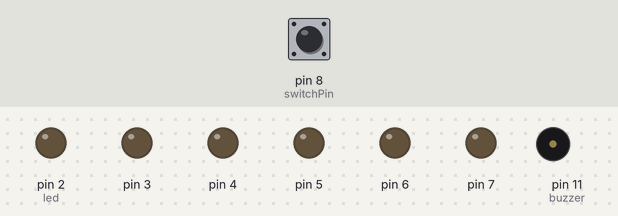
Bench run of a sketch on a simulated Arduino Uno, built with avr-gcc and run on an emulated ATmega328P. Parts: output pins drawn as LEDs (lit = HIGH), buzzer (waves = sounding). The inputs (shaded band) are chosen by the test bench; at power-on: pin 8 (switchPin) LOW.

Above: at 0.1 s.
At 1.1 s:
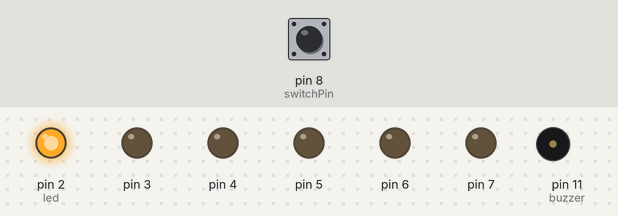
At 2.1 s:
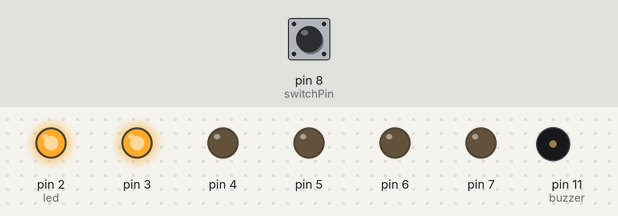
At 3.1 s:
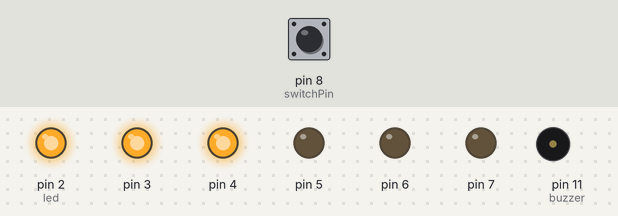
At 5.1 s:
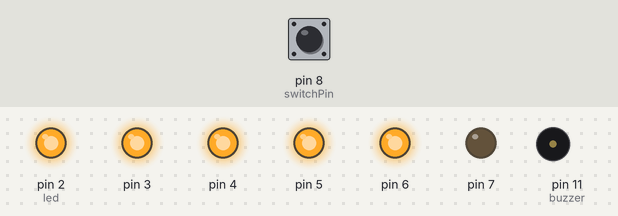
At 37.7 s:
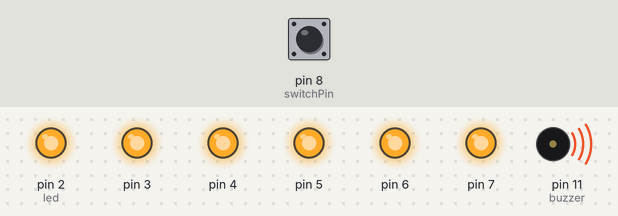
Timing chart, 0 to 40.0 s (numbered marks = the images above):
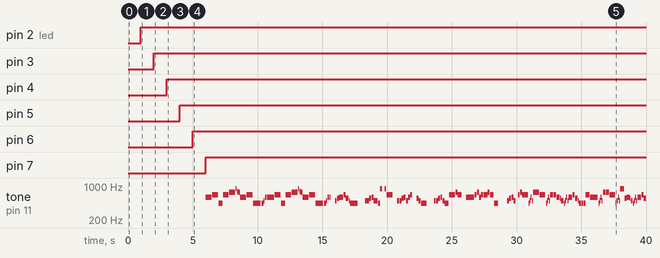

The sketch:

hourglassRing.ino
```cpp
//======================================================================
// Controller code for a simple hourglass application
// Daniel Luoma, 2021
//======================================================================
#define NOTE_B0  31
#define NOTE_C1  33
#define NOTE_CS1 35
#define NOTE_D1  37
#define NOTE_DS1 39
#define NOTE_E1  41
#define NOTE_F1  44
#define NOTE_FS1 46
#define NOTE_G1  49
#define NOTE_GS1 52
#define NOTE_A1  55
#define NOTE_AS1 58
#define NOTE_B1  62
#define NOTE_C2  65
#define NOTE_CS2 69
#define NOTE_D2  73
#define NOTE_DS2 78
#define NOTE_E2  82
#define NOTE_F2  87
#define NOTE_FS2 93
#define NOTE_G2  98
#define NOTE_GS2 104
#define NOTE_A2  110
#define NOTE_AS2 117
#define NOTE_B2  123
#define NOTE_C3  131
#define NOTE_CS3 139
#define NOTE_D3  147
#define NOTE_DS3 156
#define NOTE_E3  165
#define NOTE_F3  175
#define NOTE_FS3 185
#define NOTE_G3  196
#define NOTE_GS3 208
#define NOTE_A3  220
#define NOTE_AS3 233
#define NOTE_B3  247
#define NOTE_C4  262
#define NOTE_CS4 277
#define NOTE_D4  294
#define NOTE_DS4 311
#define NOTE_E4  330
#define NOTE_F4  349
#define NOTE_FS4 370
#define NOTE_G4  392
#define NOTE_GS4 415
#define NOTE_A4  440
#define NOTE_AS4 466
#define NOTE_B4  494
#define NOTE_C5  523
#define NOTE_CS5 554
#define NOTE_D5  587
#define NOTE_DS5 622
#define NOTE_E5  659
#define NOTE_F5  698
#define NOTE_FS5 740
#define NOTE_G5  784
#define NOTE_GS5 831
#define NOTE_A5  880
#define NOTE_AS5 932
#define NOTE_B5  988
#define NOTE_C6  1047
#define NOTE_CS6 1109
#define NOTE_D6  1175
#define NOTE_DS6 1245
#define NOTE_E6  1319
#define NOTE_F6  1397
#define NOTE_FS6 1480
#define NOTE_G6  1568
#define NOTE_GS6 1661
#define NOTE_A6  1760
#define NOTE_AS6 1865
#define NOTE_B6  1976
#define NOTE_C7  2093
#define NOTE_CS7 2217
#define NOTE_D7  2349
#define NOTE_DS7 2489
#define NOTE_E7  2637
#define NOTE_F7  2794
#define NOTE_FS7 2960
#define NOTE_G7  3136
#define NOTE_GS7 3322
#define NOTE_A7  3520
#define NOTE_AS7 3729
#define NOTE_B7  3951
#define NOTE_C8  4186
#define NOTE_CS8 4435
#define NOTE_D8  4699
#define NOTE_DS8 4978
#define REST      0

// change this to make the song slower or faster
int tempo = 180;

// change this to whichever pin you want to use
int buzzer = 11;

// notes of the moledy followed by the duration.
// a 4 means a quarter note, 8 an eighteenth , 16 sixteenth, so on
// !!negative numbers are used to represent dotted notes,
// so -4 means a dotted quarter note, that is, a quarter plus an eighteenth!!
int melody[] = {

  // Never Gonna Give You Up - Rick Astley
  // Score available at https://musescore.com/chlorondria_5/never-gonna-give-you-up_alto-sax
  // Arranged by Chlorondria

  NOTE_D5,-4, NOTE_E5,-4, NOTE_A4,4, //1
  NOTE_E5,-4, NOTE_FS5,-4, NOTE_A5,16, NOTE_G5,16, NOTE_FS5,8,
  NOTE_D5,-4, NOTE_E5,-4, NOTE_A4,2,
  NOTE_A4,16, NOTE_A4,16, NOTE_B4,16, NOTE_D5,8, NOTE_D5,16,
  NOTE_D5,-4, NOTE_E5,-4, NOTE_A4,4, //repeat from 1
  NOTE_E5,-4, NOTE_FS5,-4, NOTE_A5,16, NOTE_G5,16, NOTE_FS5,8,
  NOTE_D5,-4, NOTE_E5,-4, NOTE_A4,2,
  NOTE_A4,16, NOTE_A4,16, NOTE_B4,16, NOTE_D5,8, NOTE_D5,16,
  REST,4, NOTE_B4,8, NOTE_CS5,8, NOTE_D5,8, NOTE_D5,8, NOTE_E5,8, NOTE_CS5,-8,
  NOTE_B4,16, NOTE_A4,2, REST,4,

  REST,8, NOTE_B4,8, NOTE_B4,8, NOTE_CS5,8, NOTE_D5,8, NOTE_B4,4, NOTE_A4,8, //7
  NOTE_A5,8, REST,8, NOTE_A5,8, NOTE_E5,-4, REST,4,
  NOTE_B4,8, NOTE_B4,8, NOTE_CS5,8, NOTE_D5,8, NOTE_B4,8, NOTE_D5,8, NOTE_E5,8, REST,8,
  REST,8, NOTE_CS5,8, NOTE_B4,8, NOTE_A4,-4, REST,4,
  REST,8, NOTE_B4,8, NOTE_B4,8, NOTE_CS5,8, NOTE_D5,8, NOTE_B4,8, NOTE_A4,4,
  NOTE_E5,8, NOTE_E5,8, NOTE_E5,8, NOTE_FS5,8, NOTE_E5,4, REST,4,

  NOTE_D5,2, NOTE_E5,8, NOTE_FS5,8, NOTE_D5,8, //13
  NOTE_E5,8, NOTE_E5,8, NOTE_E5,8, NOTE_FS5,8, NOTE_E5,4, NOTE_A4,4,
  REST,2, NOTE_B4,8, NOTE_CS5,8, NOTE_D5,8, NOTE_B4,8,
  REST,8, NOTE_E5,8, NOTE_FS5,8, NOTE_E5,-4, NOTE_A4,16, NOTE_B4,16, NOTE_D5,16, NOTE_B4,16,
  NOTE_FS5,-8, NOTE_FS5,-8, NOTE_E5,-4, NOTE_A4,16, NOTE_B4,16, NOTE_D5,16, NOTE_B4,16,

  NOTE_E5,-8, NOTE_E5,-8, NOTE_D5,-8, NOTE_CS5,16, NOTE_B4,-8, NOTE_A4,16, NOTE_B4,16, NOTE_D5,16, NOTE_B4,16, //18
  NOTE_D5,4, NOTE_E5,8, NOTE_CS5,-8, NOTE_B4,16, NOTE_A4,8, NOTE_A4,8, NOTE_A4,8,
  NOTE_E5,4, NOTE_D5,2, NOTE_A4,16, NOTE_B4,16, NOTE_D5,16, NOTE_B4,16,
  NOTE_FS5,-8, NOTE_FS5,-8, NOTE_E5,-4, NOTE_A4,16, NOTE_B4,16, NOTE_D5,16, NOTE_B4,16,
  NOTE_A5,4, NOTE_CS5,8, NOTE_D5,-8, NOTE_CS5,16, NOTE_B4,8, NOTE_A4,16, NOTE_B4,16, NOTE_D5,16, NOTE_B4,16,

  NOTE_D5,4, NOTE_E5,8, NOTE_CS5,-8, NOTE_B4,16, NOTE_A4,4, NOTE_A4,8,  //23
  NOTE_E5,4, NOTE_D5,2, REST,4,
  REST,8, NOTE_B4,8, NOTE_D5,8, NOTE_B4,8, NOTE_D5,8, NOTE_E5,4, REST,8,
  REST,8, NOTE_CS5,8, NOTE_B4,8, NOTE_A4,-4, REST,4,
  REST,8, NOTE_B4,8, NOTE_B4,8, NOTE_CS5,8, NOTE_D5,8, NOTE_B4,8, NOTE_A4,4,
  REST,8, NOTE_A5,8, NOTE_A5,8, NOTE_E5,8, NOTE_FS5,8, NOTE_E5,8, NOTE_D5,8,

  REST,8, NOTE_A4,8, NOTE_B4,8, NOTE_CS5,8, NOTE_D5,8, NOTE_B4,8, //29
  REST,8, NOTE_CS5,8, NOTE_B4,8, NOTE_A4,-4, REST,4,
  NOTE_B4,8, NOTE_B4,8, NOTE_CS5,8, NOTE_D5,8, NOTE_B4,8, NOTE_A4,4, REST,8,
  REST,8, NOTE_E5,8, NOTE_E5,8, NOTE_FS5,4, NOTE_E5,-4,
  NOTE_D5,2, NOTE_D5,8, NOTE_E5,8, NOTE_FS5,8, NOTE_E5,4,
  NOTE_E5,8, NOTE_E5,8, NOTE_FS5,8, NOTE_E5,8, NOTE_A4,8, NOTE_A4,4,

  REST,-4, NOTE_A4,8, NOTE_B4,8, NOTE_CS5,8, NOTE_D5,8, NOTE_B4,8, //35
  REST,8, NOTE_E5,8, NOTE_FS5,8, NOTE_E5,-4, NOTE_A4,16, NOTE_B4,16, NOTE_D5,16, NOTE_B4,16,
  NOTE_FS5,-8, NOTE_FS5,-8, NOTE_E5,-4, NOTE_A4,16, NOTE_B4,16, NOTE_D5,16, NOTE_B4,16,
  NOTE_E5,-8, NOTE_E5,-8, NOTE_D5,-8, NOTE_CS5,16, NOTE_B4,8, NOTE_A4,16, NOTE_B4,16, NOTE_D5,16, NOTE_B4,16,
  NOTE_D5,4, NOTE_E5,8, NOTE_CS5,-8, NOTE_B4,16, NOTE_A4,4, NOTE_A4,8,

   NOTE_E5,4, NOTE_D5,2, NOTE_A4,16, NOTE_B4,16, NOTE_D5,16, NOTE_B4,16, //40
  NOTE_FS5,-8, NOTE_FS5,-8, NOTE_E5,-4, NOTE_A4,16, NOTE_B4,16, NOTE_D5,16, NOTE_B4,16,
  NOTE_A5,4, NOTE_CS5,8, NOTE_D5,-8, NOTE_CS5,16, NOTE_B4,8, NOTE_A4,16, NOTE_B4,16, NOTE_D5,16, NOTE_B4,16,
  NOTE_D5,4, NOTE_E5,8, NOTE_CS5,-8, NOTE_B4,16, NOTE_A4,4, NOTE_A4,8,
  NOTE_E5,4, NOTE_D5,2, NOTE_A4,16, NOTE_B4,16, NOTE_D5,16, NOTE_B4,16,

  NOTE_FS5,-8, NOTE_FS5,-8, NOTE_E5,-4, NOTE_A4,16, NOTE_B4,16, NOTE_D5,16, NOTE_B4,16, //45
  NOTE_A5,4, NOTE_CS5,8, NOTE_D5,-8, NOTE_CS5,16, NOTE_B4,8, NOTE_A4,16, NOTE_B4,16, NOTE_D5,16, NOTE_B4,16,
  NOTE_D5,4, NOTE_E5,8, NOTE_CS5,-8, NOTE_B4,16, NOTE_A4,4, NOTE_A4,8,
  NOTE_E5,4, NOTE_D5,2, NOTE_A4,16, NOTE_B4,16, NOTE_D5,16, NOTE_B4,16,
  NOTE_FS5,-8, NOTE_FS5,-8, NOTE_E5,-4, NOTE_A4,16, NOTE_B4,16, NOTE_D5,16, NOTE_B4,16, //45

  NOTE_A5,4, NOTE_CS5,8, NOTE_D5,-8, NOTE_CS5,16, NOTE_B4,8, NOTE_A4,16, NOTE_B4,16, NOTE_D5,16, NOTE_B4,16,
  NOTE_D5,4, NOTE_E5,8, NOTE_CS5,-8, NOTE_B4,16, NOTE_A4,4, NOTE_A4,8,

  NOTE_E5,4, NOTE_D5,2, REST,4
};

// sizeof gives the number of bytes, each int value is composed of two bytes (16 bits)
// there are two values per note (pitch and duration), so for each note there are four bytes
int notes = sizeof(melody) / sizeof(melody[0]) / 2;

// this calculates the duration of a whole note in ms
int wholenote = (60000 * 4) / tempo;

int divider = 0, noteDuration = 0;

const int switchPin = 8;
unsigned long previousTime = 0;

int switchState = 0;
int prevSwitchState = 0;


int led = 2;

long interval = 1000; //milliseconds


void nokiaRingtone() {
  // iterate over the notes of the melody.
  // Remember, the array is twice the number of notes (notes + durations)
  for (int thisNote = 0; thisNote < notes * 2; thisNote = thisNote + 2) {

    // calculates the duration of each note
    divider = melody[thisNote + 1];
    if (divider > 0) {
      // regular note, just proceed
      noteDuration = (wholenote) / divider;
    } else if (divider < 0) {
      // dotted notes are represented with negative durations!!
      noteDuration = (wholenote) / abs(divider);
      noteDuration *= 1.5; // increases the duration in half for dotted notes
    }

    // we only play the note for 90% of the duration, leaving 10% as a pause
    tone(buzzer, melody[thisNote], noteDuration * 0.9);

    // Wait for the specief duration before playing the next note.
    delay(noteDuration);

    // stop the waveform generation before the next note.
    noTone(buzzer);
  }
}

void setup() {
  for(int x = 2; x<8; x++) {
    pinMode(x, OUTPUT);
    }
  pinMode(switchPin, INPUT);
}

void loop() {
  unsigned long currentTime = millis();

  if(currentTime - previousTime > interval) {
    previousTime = currentTime;
    digitalWrite(led, HIGH);
    led++;

    if(led == 8) {
      nokiaRingtone();
      }
    }
  switchState = digitalRead(switchPin);

  if(switchState != prevSwitchState) {
    for(int x = 2; x<8; x++) {
      digitalWrite(x, LOW);
      }
    led = 2;
    previousTime = currentTime;
    }
  prevSwitchState = switchState;
}
```

Measured:
- by itself, pin 2 (led): LOW → HIGH at 1.0 s
- by itself, pin 3: LOW → HIGH at 2.0 s
- by itself, pin 4: LOW → HIGH at 3.0 s
- by itself, pin 5: LOW → HIGH at 4.0 s
- by itself, pin 6: LOW → HIGH at 5.0 s
- by itself, pin 7: LOW → HIGH at 6.0 s
- by itself, tone on pin 11 (buzzer): plays 587 Hz for 0.45 s, 659 Hz for 0.45 s, 440 Hz for 0.30 s, 659 Hz for 0.45 s, 740 Hz for 0.45 s, 880 Hz for 0.07 s … (139 notes in this stretch)
